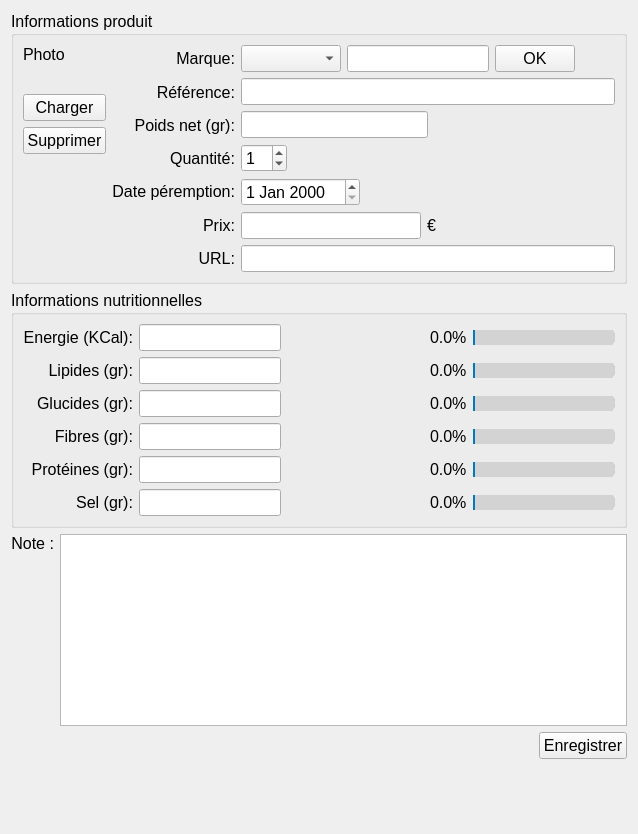
     <widget class="QWidget" name="page_2">
      <layout class="QVBoxLayout" name="verticalLayout_4">
       <item>
        <widget class="QGroupBox" name="groupBox_2">
         <property name="font">
          <font>
           <pointsize>12</pointsize>
          </font>
         </property>
         <property name="title">
          <string>Informations produit</string>
         </property>
         <layout class="QHBoxLayout" name="horizontalLayout_32">
          <item>
           <layout class="QHBoxLayout" name="horizontalLayout_17">
            <item>
             <layout class="QVBoxLayout" name="verticalLayout_13">
              <property name="sizeConstraint">
               <enum>QLayout::SetDefaultConstraint</enum>
              </property>
              <item>
               <widget class="QLabel" name="label_33">
                <property name="font">
                 <font>
                  <pointsize>12</pointsize>
                 </font>
                </property>
                <property name="text">
                 <string>Photo</string>
                </property>
               </widget>
              </item>
              <item>
               <widget class="QLabel" name="lbl_alim_picture">
                <property name="sizePolicy">
                 <sizepolicy hsizetype="Fixed" vsizetype="Fixed">
                  <horstretch>100</horstretch>
                  <verstretch>100</verstretch>
                 </sizepolicy>
                </property>
                <property name="font">
                 <font>
                  <pointsize>12</pointsize>
                 </font>
                </property>
                <property name="styleSheet">
                 <string notr="true"/>
                </property>
                <property name="frameShape">
                 <enum>QFrame::NoFrame</enum>
                </property>
                <property name="frameShadow">
                 <enum>QFrame::Plain</enum>
                </property>
                <property name="text">
                 <string/>
                </property>
                <property name="scaledContents">
                 <bool>false</bool>
                </property>
               </widget>
              </item>
              <item>
               <widget class="QPushButton" name="btn_alim_loadImage">
                <property name="font">
                 <font>
                  <pointsize>12</pointsize>
                 </font>
                </property>
                <property name="text">
                 <string>Charger</string>
                </property>
               </widget>
              </item>
              <item>
               <widget class="QPushButton" name="btn_alim_deleteImage">
                <property name="font">
                 <font>
                  <pointsize>12</pointsize>
                 </font>
                </property>
                <property name="text">
                 <string>Supprimer</string>
                </property>
               </widget>
              </item>
              <item>
               <spacer name="verticalSpacer_8">
                <property name="orientation">
                 <enum>Qt::Vertical</enum>
                </property>
                <property name="sizeHint" stdset="0">
                 <size>
                  <width>20</width>
                  <height>40</height>
                 </size>
                </property>
               </spacer>
              </item>
             </layout>
            </item>
            <item>
             <layout class="QVBoxLayout" name="verticalLayout_14">
              <item>
               <widget class="QLabel" name="label_18">
                <property name="font">
                 <font>
                  <pointsize>12</pointsize>
                 </font>
                </property>
                <property name="text">
                 <string>Marque:</string>
                </property>
                <property name="alignment">
                 <set>Qt::AlignRight|Qt::AlignTrailing|Qt::AlignVCenter</set>
                </property>
               </widget>
              </item>
              <item>
               <widget class="QLabel" name="label_19">
                <property name="font">
                 <font>
                  <pointsize>12</pointsize>
                 </font>
                </property>
                <property name="text">
                 <string>Référence:</string>
                </property>
                <property name="alignment">
                 <set>Qt::AlignRight|Qt::AlignTrailing|Qt::AlignVCenter</set>
                </property>
               </widget>
              </item>
              <item>
               <widget class="QLabel" name="label_20">
                <property name="font">
                 <font>
                  <pointsize>12</pointsize>
                 </font>
                </property>
                <property name="text">
                 <string>Poids net (gr):</string>
                </property>
                <property name="alignment">
                 <set>Qt::AlignRight|Qt::AlignTrailing|Qt::AlignVCenter</set>
                </property>
               </widget>
              </item>
              <item>
               <widget class="QLabel" name="label_32">
                <property name="font">
                 <font>
                  <pointsize>12</pointsize>
                 </font>
                </property>
                <property name="text">
                 <string>Quantité:</string>
                </property>
                <property name="alignment">
                 <set>Qt::AlignRight|Qt::AlignTrailing|Qt::AlignVCenter</set>
                </property>
               </widget>
              </item>
              <item>
               <widget class="QLabel" name="label_36">
                <property name="font">
                 <font>
                  <pointsize>12</pointsize>
                 </font>
                </property>
                <property name="text">
                 <string>Date péremption:</string>
                </property>
                <property name="alignment">
                 <set>Qt::AlignRight|Qt::AlignTrailing|Qt::AlignVCenter</set>
                </property>
               </widget>
              </item>
              <item>
               <widget class="QLabel" name="label_29">
                <property name="font">
                 <font>
                  <pointsize>12</pointsize>
                 </font>
                </property>
                <property name="text">
                 <string>Prix:</string>
                </property>
                <property name="alignment">
                 <set>Qt::AlignRight|Qt::AlignTrailing|Qt::AlignVCenter</set>
                </property>
               </widget>
              </item>
              <item>
               <widget class="QLabel" name="label_23">
                <property name="minimumSize">
                 <size>
                  <width>0</width>
                  <height>25</height>
                 </size>
                </property>
                <property name="font">
                 <font>
                  <pointsize>12</pointsize>
                 </font>
                </property>
                <property name="text">
                 <string>URL:</string>
                </property>
                <property name="alignment">
                 <set>Qt::AlignRight|Qt::AlignTrailing|Qt::AlignVCenter</set>
                </property>
               </widget>
              </item>
             </layout>
            </item>
            <item>
             <layout class="QVBoxLayout" name="verticalLayout_15">
              <item>
               <layout class="QHBoxLayout" name="horizontalLayout_19">
                <item>
                 <widget class="QComboBox" name="cb_alim_brand">
                  <property name="minimumSize">
                   <size>
                    <width>100</width>
                    <height>0</height>
                   </size>
                  </property>
                  <property name="font">
                   <font>
                    <pointsize>12</pointsize>
                   </font>
                  </property>
                  <property name="sizeAdjustPolicy">
                   <enum>QComboBox::AdjustToContents</enum>
                  </property>
                 </widget>
                </item>
                <item>
                 <widget class="QLineEdit" name="le_alim_brand">
                  <property name="font">
                   <font>
                    <pointsize>12</pointsize>
                   </font>
                  </property>
                 </widget>
                </item>
                <item>
                 <widget class="QPushButton" name="btn_alim_newBrand">
                  <property name="font">
                   <font>
                    <pointsize>12</pointsize>
                   </font>
                  </property>
                  <property name="text">
                   <string>OK</string>
                  </property>
                 </widget>
                </item>
                <item>
                 <spacer name="horizontalSpacer_12">
                  <property name="orientation">
                   <enum>Qt::Horizontal</enum>
                  </property>
                  <property name="sizeHint" stdset="0">
                   <size>
                    <width>40</width>
                    <height>20</height>
                   </size>
                  </property>
                 </spacer>
                </item>
               </layout>
              </item>
              <item>
               <layout class="QHBoxLayout" name="horizontalLayout_20">
                <item>
                 <widget class="QLineEdit" name="le_alim_reference">
                  <property name="font">
                   <font>
                    <pointsize>12</pointsize>
                   </font>
                  </property>
                 </widget>
                </item>
               </layout>
              </item>
              <item>
               <layout class="QHBoxLayout" name="horizontalLayout_21">
                <item>
                 <widget class="QLineEdit" name="le_alim_weight">
                  <property name="font">
                   <font>
                    <pointsize>12</pointsize>
                   </font>
                  </property>
                 </widget>
                </item>
                <item>
                 <spacer name="horizontalSpacer_13">
                  <property name="orientation">
                   <enum>Qt::Horizontal</enum>
                  </property>
                  <property name="sizeHint" stdset="0">
                   <size>
                    <width>40</width>
                    <height>20</height>
                   </size>
                  </property>
                 </spacer>
                </item>
               </layout>
              </item>
              <item>
               <layout class="QHBoxLayout" name="horizontalLayout_33">
                <item>
                 <widget class="QSpinBox" name="sb_alim_quantity">
                  <property name="value">
                   <number>1</number>
                  </property>
                 </widget>
                </item>
                <item>
                 <spacer name="horizontalSpacer_23">
                  <property name="orientation">
                   <enum>Qt::Horizontal</enum>
                  </property>
                  <property name="sizeHint" stdset="0">
                   <size>
                    <width>40</width>
                    <height>20</height>
                   </size>
                  </property>
                 </spacer>
                </item>
               </layout>
              </item>
              <item>
               <layout class="QHBoxLayout" name="horizontalLayout_10">
                <item>
                 <widget class="QDateEdit" name="de_alim_date">
                  <property name="font">
                   <font>
                    <pointsize>12</pointsize>
                   </font>
                  </property>
                 </widget>
                </item>
                <item>
                 <spacer name="horizontalSpacer_7">
                  <property name="orientation">
                   <enum>Qt::Horizontal</enum>
                  </property>
                  <property name="sizeHint" stdset="0">
                   <size>
                    <width>40</width>
                    <height>20</height>
                   </size>
                  </property>
                 </spacer>
                </item>
               </layout>
              </item>
              <item>
               <layout class="QHBoxLayout" name="horizontalLayout_29">
                <item>
                 <widget class="QLineEdit" name="le_alim_price">
                  <property name="font">
                   <font>
                    <pointsize>12</pointsize>
                   </font>
                  </property>
                 </widget>
                </item>
                <item>
                 <widget class="QLabel" name="label_30">
                  <property name="font">
                   <font>
                    <pointsize>12</pointsize>
                   </font>
                  </property>
                  <property name="text">
                   <string>€</string>
                  </property>
                 </widget>
                </item>
                <item>
                 <spacer name="horizontalSpacer_21">
                  <property name="orientation">
                   <enum>Qt::Horizontal</enum>
                  </property>
                  <property name="sizeHint" stdset="0">
                   <size>
                    <width>40</width>
                    <height>20</height>
                   </size>
                  </property>
                 </spacer>
                </item>
               </layout>
              </item>
              <item>
               <widget class="QLineEdit" name="le_alim_url">
                <property name="font">
                 <font>
                  <pointsize>12</pointsize>
                 </font>
                </property>
               </widget>
              </item>
             </layout>
            </item>
           </layout>
          </item>
         </layout>
        </widget>
       </item>
       <item>
        <widget class="QGroupBox" name="groupBox">
         <property name="font">
          <font>
           <pointsize>12</pointsize>
          </font>
         </property>
         <property name="title">
          <string>Informations nutritionnelles </string>
         </property>
         <layout class="QHBoxLayout" name="horizontalLayout_18">
          <item>
           <layout class="QVBoxLayout" name="verticalLayout_17">
            <item>
             <widget class="QLabel" name="label_21">
              <property name="font">
               <font>
                <pointsize>12</pointsize>
               </font>
              </property>
              <property name="text">
               <string>Energie (KCal):</string>
              </property>
              <property name="alignment">
               <set>Qt::AlignRight|Qt::AlignTrailing|Qt::AlignVCenter</set>
              </property>
             </widget>
            </item>
            <item>
             <widget class="QLabel" name="label_22">
              <property name="font">
               <font>
                <pointsize>12</pointsize>
               </font>
              </property>
              <property name="text">
               <string>Lipides (gr):</string>
              </property>
              <property name="alignment">
               <set>Qt::AlignRight|Qt::AlignTrailing|Qt::AlignVCenter</set>
              </property>
             </widget>
            </item>
            <item>
             <widget class="QLabel" name="label_24">
              <property name="font">
               <font>
                <pointsize>12</pointsize>
               </font>
              </property>
              <property name="text">
               <string>Glucides (gr):</string>
              </property>
              <property name="alignment">
               <set>Qt::AlignRight|Qt::AlignTrailing|Qt::AlignVCenter</set>
              </property>
             </widget>
            </item>
            <item>
             <widget class="QLabel" name="label_25">
              <property name="minimumSize">
               <size>
                <width>0</width>
                <height>25</height>
               </size>
              </property>
              <property name="font">
               <font>
                <pointsize>12</pointsize>
               </font>
              </property>
              <property name="text">
               <string>Fibres (gr):</string>
              </property>
              <property name="alignment">
               <set>Qt::AlignRight|Qt::AlignTrailing|Qt::AlignVCenter</set>
              </property>
             </widget>
            </item>
            <item>
             <widget class="QLabel" name="label_27">
              <property name="minimumSize">
               <size>
                <width>0</width>
                <height>25</height>
               </size>
              </property>
              <property name="font">
               <font>
                <pointsize>12</pointsize>
               </font>
              </property>
              <property name="text">
               <string>Protéines (gr):</string>
              </property>
              <property name="alignment">
               <set>Qt::AlignRight|Qt::AlignTrailing|Qt::AlignVCenter</set>
              </property>
             </widget>
            </item>
            <item>
             <widget class="QLabel" name="label_28">
              <property name="minimumSize">
               <size>
                <width>0</width>
                <height>25</height>
               </size>
              </property>
              <property name="font">
               <font>
                <pointsize>12</pointsize>
               </font>
              </property>
              <property name="text">
               <string>Sel (gr):</string>
              </property>
              <property name="alignment">
               <set>Qt::AlignRight|Qt::AlignTrailing|Qt::AlignVCenter</set>
              </property>
             </widget>
            </item>
           </layout>
          </item>
          <item>
           <layout class="QVBoxLayout" name="verticalLayout_16">
            <item>
             <layout class="QHBoxLayout" name="horizontalLayout_22">
              <item>
               <widget class="QLineEdit" name="le_alim_energy">
                <property name="font">
                 <font>
                  <pointsize>12</pointsize>
                 </font>
                </property>
               </widget>
              </item>
              <item>
               <spacer name="horizontalSpacer_14">
                <property name="orientation">
                 <enum>Qt::Horizontal</enum>
                </property>
                <property name="sizeHint" stdset="0">
                 <size>
                  <width>40</width>
                  <height>20</height>
                 </size>
                </property>
               </spacer>
              </item>
              <item>
               <widget class="QLabel" name="l_alim_energy">
                <property name="text">
                 <string>0.0%</string>
                </property>
               </widget>
              </item>
              <item>
               <widget class="QSlider" name="s_alim_energy">
                <property name="styleSheet">
                 <string notr="true">QSlider::groove:horizontal {
border: 1px solid #999999;
height: 18px;
border-radius: 9px;
}
QSlider::add-page:qlineargradient {
background: lightgrey;
border-top-right-radius: 9px;
border-bottom-right-radius: 9px;
border-top-left-radius: 0px;
border-bottom-left-radius: 0px;
}

QSlider::sub-page:qlineargradient {
background-color: rgb(0, 123, 185);
border-top-right-radius: 0px;
border-bottom-right-radius: 0px;
border-top-left-radius: 9px;
border-bottom-left-radius: 9px;
}</string>
                </property>
                <property name="maximum">
                 <number>100</number>
                </property>
                <property name="value">
                 <number>0</number>
                </property>
                <property name="sliderPosition">
                 <number>0</number>
                </property>
                <property name="tracking">
                 <bool>true</bool>
                </property>
                <property name="orientation">
                 <enum>Qt::Horizontal</enum>
                </property>
               </widget>
              </item>
             </layout>
            </item>
            <item>
             <layout class="QHBoxLayout" name="horizontalLayout_24">
              <item>
               <widget class="QLineEdit" name="le_alim_fat">
                <property name="font">
                 <font>
                  <pointsize>12</pointsize>
                 </font>
                </property>
               </widget>
              </item>
              <item>
               <spacer name="horizontalSpacer_20">
                <property name="orientation">
                 <enum>Qt::Horizontal</enum>
                </property>
                <property name="sizeHint" stdset="0">
                 <size>
                  <width>40</width>
                  <height>20</height>
                 </size>
                </property>
               </spacer>
              </item>
              <item>
               <widget class="QLabel" name="l_alim_fat">
                <property name="text">
                 <string>0.0%</string>
                </property>
               </widget>
              </item>
              <item>
               <widget class="QSlider" name="s_alim_fat">
                <property name="styleSheet">
                 <string notr="true">QSlider::groove:horizontal {
border: 1px solid #999999;
height: 18px;
border-radius: 9px;
}
QSlider::add-page:qlineargradient {
background: lightgrey;
border-top-right-radius: 9px;
border-bottom-right-radius: 9px;
border-top-left-radius: 0px;
border-bottom-left-radius: 0px;
}

QSlider::sub-page:qlineargradient {
background-color: rgb(0, 123, 185);
border-top-right-radius: 0px;
border-bottom-right-radius: 0px;
border-top-left-radius: 9px;
border-bottom-left-radius: 9px;
}</string>
                </property>
                <property name="maximum">
                 <number>100</number>
                </property>
                <property name="value">
                 <number>0</number>
                </property>
                <property name="sliderPosition">
                 <number>0</number>
                </property>
                <property name="tracking">
                 <bool>true</bool>
                </property>
                <property name="orientation">
                 <enum>Qt::Horizontal</enum>
                </property>
               </widget>
              </item>
             </layout>
            </item>
            <item>
             <layout class="QHBoxLayout" name="horizontalLayout_25">
              <item>
               <widget class="QLineEdit" name="le_alim_carbohydrates">
                <property name="font">
                 <font>
                  <pointsize>12</pointsize>
                 </font>
                </property>
               </widget>
              </item>
              <item>
               <spacer name="horizontalSpacer_16">
                <property name="orientation">
                 <enum>Qt::Horizontal</enum>
                </property>
                <property name="sizeHint" stdset="0">
                 <size>
                  <width>40</width>
                  <height>20</height>
                 </size>
                </property>
               </spacer>
              </item>
              <item>
               <widget class="QLabel" name="l_alim_carbohydrates">
                <property name="text">
                 <string>0.0%</string>
                </property>
               </widget>
              </item>
              <item>
               <widget class="QSlider" name="s_alim_carbohydrates">
                <property name="styleSheet">
                 <string notr="true">QSlider::groove:horizontal {
border: 1px solid #999999;
height: 18px;
border-radius: 9px;
}
QSlider::add-page:qlineargradient {
background: lightgrey;
border-top-right-radius: 9px;
border-bottom-right-radius: 9px;
border-top-left-radius: 0px;
border-bottom-left-radius: 0px;
}

QSlider::sub-page:qlineargradient {
background-color: rgb(0, 123, 185);
border-top-right-radius: 0px;
border-bottom-right-radius: 0px;
border-top-left-radius: 9px;
border-bottom-left-radius: 9px;
}</string>
                </property>
                <property name="maximum">
                 <number>100</number>
                </property>
                <property name="value">
                 <number>0</number>
                </property>
                <property name="sliderPosition">
                 <number>0</number>
                </property>
                <property name="tracking">
                 <bool>true</bool>
                </property>
                <property name="orientation">
                 <enum>Qt::Horizontal</enum>
                </property>
               </widget>
              </item>
             </layout>
            </item>
            <item>
             <layout class="QHBoxLayout" name="horizontalLayout_28">
              <item>
               <widget class="QLineEdit" name="le_alim_fibres">
                <property name="font">
                 <font>
                  <pointsize>12</pointsize>
                 </font>
                </property>
               </widget>
              </item>
              <item>
               <spacer name="horizontalSpacer_19">
                <property name="orientation">
                 <enum>Qt::Horizontal</enum>
                </property>
                <property name="sizeHint" stdset="0">
                 <size>
                  <width>40</width>
                  <height>20</height>
                 </size>
                </property>
               </spacer>
              </item>
              <item>
               <widget class="QLabel" name="l_alim_fibres">
                <property name="text">
                 <string>0.0%</string>
                </property>
               </widget>
              </item>
              <item>
               <widget class="QSlider" name="s_alim_fibres">
                <property name="styleSheet">
                 <string notr="true">QSlider::groove:horizontal {
border: 1px solid #999999;
height: 18px;
border-radius: 9px;
}
QSlider::add-page:qlineargradient {
background: lightgrey;
border-top-right-radius: 9px;
border-bottom-right-radius: 9px;
border-top-left-radius: 0px;
border-bottom-left-radius: 0px;
}

QSlider::sub-page:qlineargradient {
background-color: rgb(0, 123, 185);
border-top-right-radius: 0px;
border-bottom-right-radius: 0px;
border-top-left-radius: 9px;
border-bottom-left-radius: 9px;
}</string>
                </property>
                <property name="maximum">
                 <number>100</number>
                </property>
                <property name="value">
                 <number>0</number>
                </property>
                <property name="sliderPosition">
                 <number>0</number>
                </property>
                <property name="tracking">
                 <bool>true</bool>
                </property>
                <property name="orientation">
                 <enum>Qt::Horizontal</enum>
                </property>
               </widget>
              </item>
             </layout>
            </item>
            <item>
             <layout class="QHBoxLayout" name="horizontalLayout_27">
              <item>
               <widget class="QLineEdit" name="le_alim_protein">
                <property name="font">
                 <font>
                  <pointsize>12</pointsize>
                 </font>
                </property>
               </widget>
              </item>
              <item>
               <spacer name="horizontalSpacer_18">
                <property name="orientation">
                 <enum>Qt::Horizontal</enum>
                </property>
                <property name="sizeHint" stdset="0">
                 <size>
                  <width>40</width>
                  <height>20</height>
                 </size>
                </property>
               </spacer>
              </item>
              <item>
               <widget class="QLabel" name="l_alim_protein">
                <property name="text">
                 <string>0.0%</string>
                </property>
               </widget>
              </item>
              <item>
               <widget class="QSlider" name="s_alim_protein">
                <property name="styleSheet">
                 <string notr="true">QSlider::groove:horizontal {
border: 1px solid #999999;
height: 18px;
border-radius: 9px;
}
QSlider::add-page:qlineargradient {
background: lightgrey;
border-top-right-radius: 9px;
border-bottom-right-radius: 9px;
border-top-left-radius: 0px;
border-bottom-left-radius: 0px;
}

QSlider::sub-page:qlineargradient {
background-color: rgb(0, 123, 185);
border-top-right-radius: 0px;
border-bottom-right-radius: 0px;
border-top-left-radius: 9px;
border-bottom-left-radius: 9px;
}</string>
                </property>
                <property name="maximum">
                 <number>100</number>
                </property>
                <property name="sliderPosition">
                 <number>0</number>
                </property>
                <property name="tracking">
                 <bool>true</bool>
                </property>
                <property name="orientation">
                 <enum>Qt::Horizontal</enum>
                </property>
               </widget>
              </item>
             </layout>
            </item>
            <item>
             <layout class="QHBoxLayout" name="horizontalLayout_31">
              <item>
               <widget class="QLineEdit" name="le_alim_salt">
                <property name="font">
                 <font>
                  <pointsize>12</pointsize>
                 </font>
                </property>
               </widget>
              </item>
              <item>
               <spacer name="horizontalSpacer_22">
                <property name="orientation">
                 <enum>Qt::Horizontal</enum>
                </property>
                <property name="sizeHint" stdset="0">
                 <size>
                  <width>40</width>
                  <height>20</height>
                 </size>
                </property>
               </spacer>
              </item>
              <item>
               <widget class="QLabel" name="l_alim_salt">
                <property name="text">
                 <string>0.0%</string>
                </property>
               </widget>
              </item>
              <item>
               <widget class="QSlider" name="s_alim_salt">
                <property name="styleSheet">
                 <string notr="true">QSlider::groove:horizontal {
border: 1px solid #999999;
height: 18px;
border-radius: 9px;
}
QSlider::add-page:qlineargradient {
background: lightgrey;
border-top-right-radius: 9px;
border-bottom-right-radius: 9px;
border-top-left-radius: 0px;
border-bottom-left-radius: 0px;
}

QSlider::sub-page:qlineargradient {
background-color: rgb(0, 123, 185);
border-top-right-radius: 0px;
border-bottom-right-radius: 0px;
border-top-left-radius: 9px;
border-bottom-left-radius: 9px;
}</string>
                </property>
                <property name="maximum">
                 <number>100</number>
                </property>
                <property name="value">
                 <number>0</number>
                </property>
                <property name="sliderPosition">
                 <number>0</number>
                </property>
                <property name="tracking">
                 <bool>true</bool>
                </property>
                <property name="orientation">
                 <enum>Qt::Horizontal</enum>
                </property>
               </widget>
              </item>
             </layout>
            </item>
           </layout>
          </item>
         </layout>
        </widget>
       </item>
       <item>
        <layout class="QHBoxLayout" name="horizontalLayout_26">
         <item>
          <layout class="QVBoxLayout" name="verticalLayout_18">
           <item>
            <widget class="QLabel" name="label_34">
             <property name="font">
              <font>
               <pointsize>12</pointsize>
              </font>
             </property>
             <property name="text">
              <string>Note :</string>
             </property>
             <property name="alignment">
              <set>Qt::AlignRight|Qt::AlignTrailing|Qt::AlignVCenter</set>
             </property>
            </widget>
           </item>
           <item>
            <spacer name="verticalSpacer_9">
             <property name="orientation">
              <enum>Qt::Vertical</enum>
             </property>
             <property name="sizeHint" stdset="0">
              <size>
               <width>20</width>
               <height>40</height>
              </size>
             </property>
            </spacer>
           </item>
          </layout>
         </item>
         <item>
          <layout class="QVBoxLayout" name="verticalLayout_19">
           <item>
            <widget class="QTextEdit" name="te_alim_note">
             <property name="font">
              <font>
               <pointsize>12</pointsize>
              </font>
             </property>
            </widget>
           </item>
          </layout>
         </item>
        </layout>
       </item>
       <item>
        <layout class="QHBoxLayout" name="horizontalLayout_23">
         <item>
          <spacer name="horizontalSpacer_15">
           <property name="orientation">
            <enum>Qt::Horizontal</enum>
           </property>
           <property name="sizeHint" stdset="0">
            <size>
             <width>40</width>
             <height>20</height>
            </size>
           </property>
          </spacer>
         </item>
         <item>
          <widget class="QPushButton" name="btn_alim_save">
           <property name="font">
            <font>
             <pointsize>12</pointsize>
            </font>
           </property>
           <property name="text">
            <string>Enregistrer</string>
           </property>
          </widget>
         </item>
        </layout>
       </item>
       <item>
        <spacer name="verticalSpacer_7">
         <property name="orientation">
          <enum>Qt::Vertical</enum>
         </property>
         <property name="sizeHint" stdset="0">
          <size>
           <width>20</width>
           <height>64</height>
          </size>
         </property>
        </spacer>
       </item>
      </layout>
     </widget>
